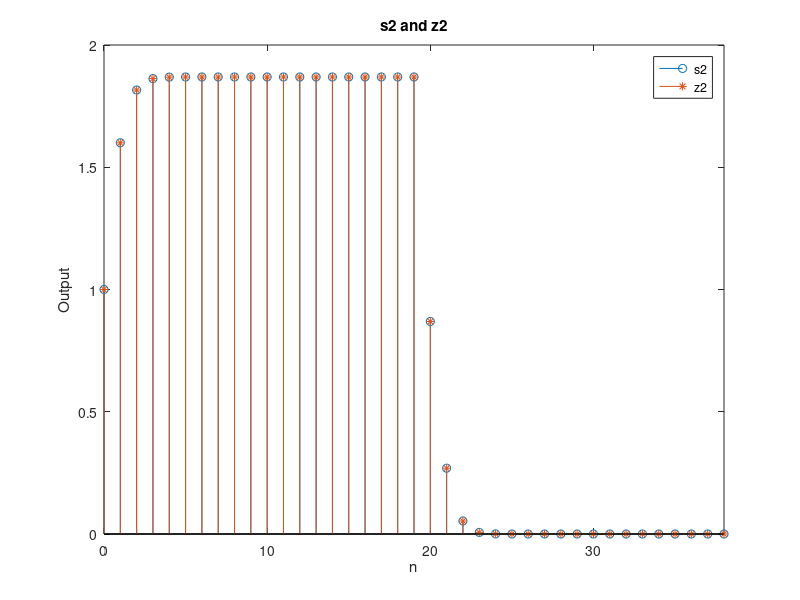

This figure's MATLAB source:
n = 0:19;
x = [1 zeros(1, 19)];
x1 = ones(1,20);
%System1
a1 = [1 -0.6];
b1 = [1 0];
h1 = filter(b1,a1,x);
%System2
h2 = zeros(1,20);
h2(1) = 1;%cuz h2(i) = 0 if i <1, h2[0] = x[0] = 1, h2[1] = h2[0] + 0;
for i= 1:19
    h2(i+1) = 0.6^i*h2(i) +x(i+1);
end

z1 = conv(h1,x1);
nz1 = 0:38;
s1 = conv(x1,h1);
ns1 = 0:38;
z2 = conv(h2,x1);
nz2 = 0:38;
s2 = conv(x1,h2);
ns2 = 0:38;


%stem(ns1,s1,'o'),axis([0,38,ylim])
%hold on;
%stem(nz1,z1,'*'),axis([0,38,ylim])
%xlabel('n');
%ylabel('Output');
%title('s1 and z1');
%legend('s1','z1');

stem(ns2,s2,'o'),axis([0,38,ylim])
hold on;
stem(nz2,z2,'*'),axis([0,38,ylim])
xlabel('n');
ylabel('Output');
title('s2 and z2');
legend('s2','z2');
